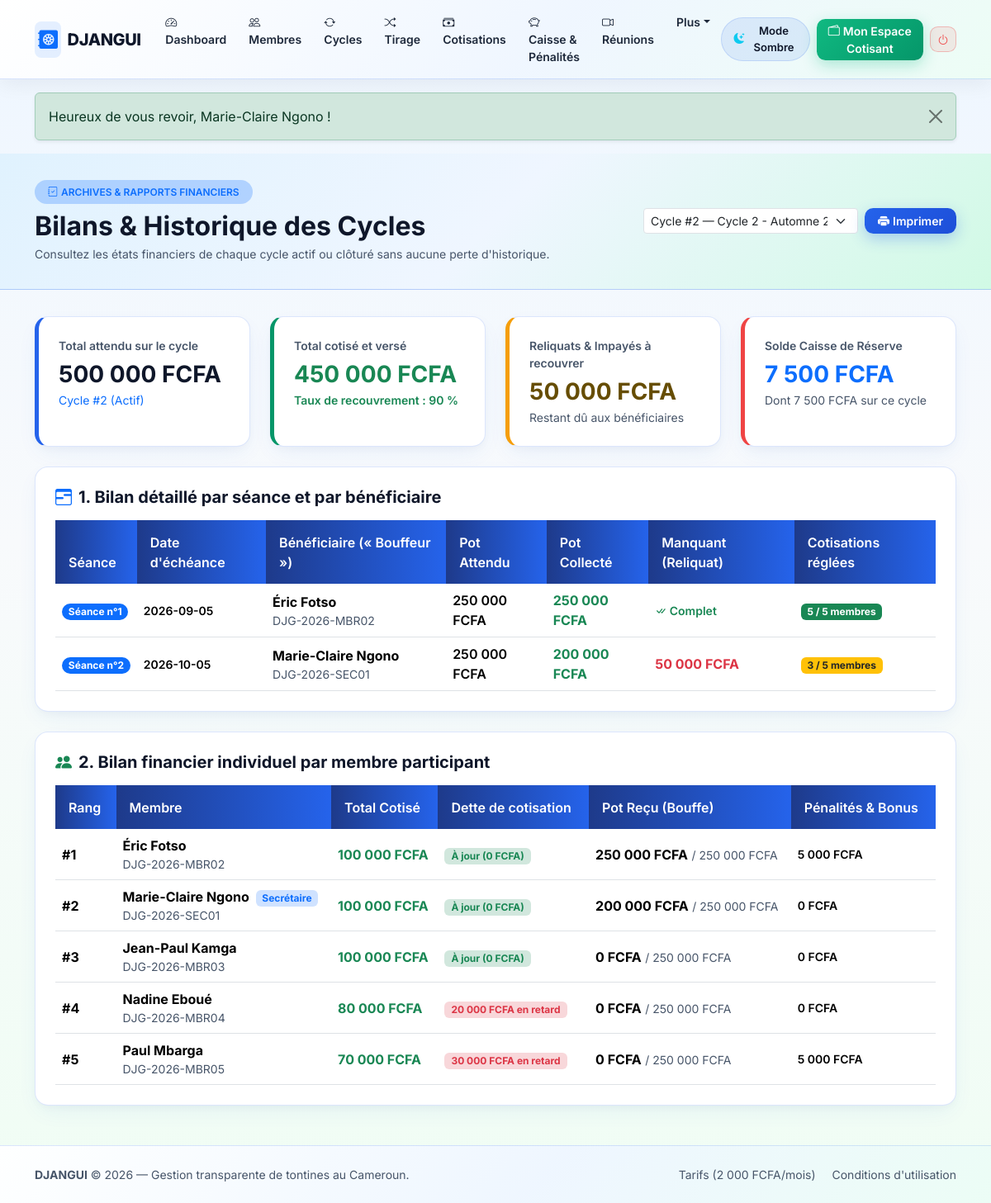
Screenshot of /admin/reports.php (signed in) with the database file from the repository.
### tables this page shows
CREATE TABLE cycles (
    id INT UNSIGNED AUTO_INCREMENT PRIMARY KEY,
    tontine_id INT UNSIGNED NOT NULL,
    numero_cycle INT UNSIGNED NOT NULL,
    titre VARCHAR(100) NOT NULL,
    montant_cotisation DECIMAL(12,2) NOT NULL,
    frequence ENUM('hebdo', 'bimensuel', 'mensuel') NOT NULL DEFAULT 'mensuel',
    jour_limite_paiement TINYINT UNSIGNED NOT NULL DEFAULT 5,
    montant_penalite_retard DECIMAL(12,2) NOT NULL DEFAULT 0.00,
    date_debut DATE NOT NULL,
    date_fin DATE DEFAULT NULL,
    statut ENUM('brouillon', 'actif', 'termine', 'annule') NOT NULL DEFAULT 'brouillon',
    date_tirage DATETIME DEFAULT NULL,
    tirage_verrouille TINYINT(1) NOT NULL DEFAULT 0,
    auteur_tirage_id INT UNSIGNED DEFAULT NULL,
    created_at DATETIME NOT NULL DEFAULT CURRENT_TIMESTAMP,

    CONSTRAINT uq_cycles_tontine_numero UNIQUE (tontine_id, numero_cycle),
    CONSTRAINT chk_cycles_montant CHECK (montant_cotisation > 0),
    CONSTRAINT chk_cycles_penalite CHECK (montant_penalite_retard >= 0),
    CONSTRAINT fk_cycles_tontine FOREIGN KEY (tontine_id) REFERENCES tontines(id) ON DELETE CASCADE ON UPDATE CASCADE,
    CONSTRAINT fk_cycles_auteur_tirage FOREIGN KEY (auteur_tirage_id) REFERENCES users(id) ON DELETE SET NULL ON UPDATE CASCADE,
    INDEX idx_cycles_tontine_statut (tontine_id, statut)
);

CREATE TABLE tontines (
    id INT UNSIGNED AUTO_INCREMENT PRIMARY KEY,
    code_tontine VARCHAR(20) NOT NULL,
    code_invitation VARCHAR(24) NOT NULL,
    nom VARCHAR(120) NOT NULL,
    description TEXT DEFAULT NULL,
    ville VARCHAR(80) NOT NULL DEFAULT 'Douala',
    devise CHAR(4) NOT NULL DEFAULT 'FCFA',
    solde_caisse_reserve DECIMAL(12,2) NOT NULL DEFAULT 0.00 COMMENT 'Caisse geree par l admin (penalites, bonus, reliquats)',
    statut ENUM('active', 'suspendue', 'fermee') NOT NULL DEFAULT 'active',
    date_debut_essai DATETIME NOT NULL,
    date_fin_essai DATETIME NOT NULL,
    statut_abonnement ENUM('essai', 'actif', 'expire') NOT NULL DEFAULT 'essai',
    abonnement_valide_jusqua DATETIME DEFAULT NULL,
    admin_id INT UNSIGNED NOT NULL COMMENT 'UNIQUE : 1 admin/secretaire ne gere qu une seule tontine',
    created_at DATETIME NOT NULL DEFAULT CURRENT_TIMESTAMP,
    updated_at DATETIME NOT NULL DEFAULT CURRENT_TIMESTAMP ON UPDATE CURRENT_TIMESTAMP,

    CONSTRAINT uq_tontines_code UNIQUE (code_tontine),
    CONSTRAINT uq_tontines_invitation UNIQUE (code_invitation),
    CONSTRAINT uq_tontines_admin UNIQUE (admin_id),
    CONSTRAINT chk_tontines_caisse CHECK (solde_caisse_reserve >= 0),
    CONSTRAINT fk_tontines_admin FOREIGN KEY (admin_id) REFERENCES users(id) ON DELETE RESTRICT ON UPDATE CASCADE,
    INDEX idx_tontines_statut (statut, statut_abonnement)
);

### admin/reports.php (the view, shortened to what the rows shown need)
<?php
require_once __DIR__ . '/../includes/db.php';
require_once __DIR__ . '/../includes/functions.php';
$tontine_id = (int)$_SESSION['tontine_id'];
$stmtTontine = $pdo->prepare("SELECT * FROM tontines WHERE id = ? LIMIT 1");
$stmtTontine->execute([$tontine_id]);
$tontine = $stmtTontine->fetch();
$stmtCycles = $pdo->prepare("SELECT * FROM cycles WHERE tontine_id = ? ORDER BY numero_cycle DESC");
$stmtCycles->execute([$tontine_id]);
$cycles = $stmtCycles->fetchAll();
$cycle_selectionne = null;
if (!$cycle_selectionne && !empty($cycles)) {
    $cycle_selectionne = $cycles[0];
}
$bilan_seances = [];
$bilan_membres = [];
$stats_cycle = [
    'attendu'          => 0.0,
    'collecte'         => 0.0,
    'reliquat'         => 0.0,
    'penalites_reglees'=> 0.0,
];
if ($cycle_selectionne) {
    $cid = (int)$cycle_selectionne['id'];
    $stmtStats = $pdo->prepare("
        SELECT COALESCE(SUM(co.montant_attendu), 0) AS total_attendu,
               COALESCE(SUM(co.montant_paye), 0) AS total_collecte
        FROM contributions co
        INNER JOIN cycle_members cm ON cm.id = co.cycle_member_id
        WHERE cm.cycle_id = ?
    ");
    $stmtStats->execute([$cid]);
    $rowStats = $stmtStats->fetch();
    $stats_cycle['attendu']  = (float)($rowStats['total_attendu'] ?? 0);
    $stats_cycle['collecte'] = (float)($rowStats['total_collecte'] ?? 0);
    $stats_cycle['reliquat'] = max(0, $stats_cycle['attendu'] - $stats_cycle['collecte']);
    $stmtPen = $pdo->prepare("
        SELECT COALESCE(SUM(p.montant), 0)
        FROM penalties p
        JOIN cycle_members cm ON cm.id = p.cycle_member_id
        WHERE cm.cycle_id = ? AND p.statut = 'regle'
    ");
    $stmtPen->execute([$cid]);
    $stats_cycle['penalites_reglees'] = (float)$stmtPen->fetchColumn();
    $stmtSeances = $pdo->prepare("
        SELECT co.numero_seance,
               co.date_echeance,
               u.nom_complet AS nom_bouffeur,
               u.code_public AS code_bouffeur,
               SUM(co.montant_attendu) AS pot_attendu,
               SUM(co.montant_paye) AS pot_collecte,
               SUM(CASE WHEN co.statut = 'paye' THEN 1 ELSE 0 END) AS nb_payes,
               COUNT(*) AS nb_total
        FROM contributions co
        JOIN cycle_members cm_ben ON cm_ben.id = co.beneficiaire_cycle_member_id
        JOIN users u ON u.id = cm_ben.user_id
        WHERE cm_ben.cycle_id = ?
        GROUP BY co.numero_seance, co.date_echeance, u.nom_complet, u.code_public
        ORDER BY co.numero_seance ASC
    ");
    $stmtSeances->execute([$cid]);
    $bilan_seances = $stmtSeances->fetchAll();
    $stmtMembresBilan = $pdo->prepare("
        SELECT cm.rang_beneficiaire,
               cm.montant_pot_attendu,
               cm.montant_pot_recu,
               u.nom_complet,
               u.code_public,
               u.role,
               COALESCE(SUM(co.montant_attendu), 0) AS total_du_membre,
               COALESCE(SUM(co.montant_paye), 0) AS total_paye_membre,
               (SELECT COALESCE(SUM(p.montant), 0) FROM penalties p WHERE p.cycle_member_id = cm.id AND p.statut != 'annule') AS total_penalites
        FROM cycle_members cm
        JOIN users u ON u.id = cm.user_id
        LEFT JOIN contributions co ON co.cycle_member_id = cm.id
        WHERE cm.cycle_id = ?
        GROUP BY cm.id, cm.rang_beneficiaire, cm.montant_pot_attendu, cm.montant_pot_recu, u.nom_complet, u.code_public, u.role
        ORDER BY cm.rang_beneficiaire IS NULL ASC, cm.rang_beneficiaire ASC
    ");
    $stmtMembresBilan->execute([$cid]);
    $bilan_membres = $stmtMembresBilan->fetchAll();
}
require_once __DIR__ . '/../includes/header.php';
?>
<div class="page-header-dark">
    <div class="container">
        <div class="row align-items-center g-3">
            <div class="col-lg-7">
                <h1 class="fw-bold h2 mb-1">Bilans & Historique des Cycles</h1>
            </div>
        </div>
    </div>
</div>
<div class="container pb-5">
    <?php if (!$cycle_selectionne): ?>
        <div class="card card-djangui p-5 text-center text-muted">
            Aucun cycle trouvé pour générer un rapport financier.
        </div>
    <?php else: ?>
        <div class="row g-4 mb-4">
            <div class="col-sm-6 col-lg-3">
                <div class="card card-djangui hover-lift h-100 p-4 border-left-navy">
                    <span class="text-muted small fw-semibold">Total attendu sur le cycle</span>
                    <h3 class="fw-bold mt-2 mb-1"><?= format_fcfa($stats_cycle['attendu']) ?></h3>
                    <span class="small text-primary">Cycle #<?= (int)$cycle_selectionne['numero_cycle'] ?> (<?= e(ucfirst($cycle_selectionne['statut'])) ?>)</span>
                </div>
            </div>
            <div class="col-sm-6 col-lg-3">
                <div class="card card-djangui hover-lift h-100 p-4 border-left-emerald">
                    <span class="text-muted small fw-semibold">Total cotisé et versé</span>
                    <h3 class="fw-bold text-success mt-2 mb-1"><?= format_fcfa($stats_cycle['collecte']) ?></h3>
                    <?php $pct_global = ($stats_cycle['attendu'] > 0) ? round(($stats_cycle['collecte'] / $stats_cycle['attendu']) * 100, 1) : 0; ?>
                    <span class="small text-success fw-semibold">Taux de recouvrement : <?= $pct_global ?> %</span>
                </div>
            </div>
            <div class="col-sm-6 col-lg-3">
                <div class="card card-djangui hover-lift h-100 p-4 border-left-warning">
                    <span class="text-muted small fw-semibold">Reliquats & Impayés à recouvrer</span>
                    <h3 class="fw-bold text-warning-emphasis mt-2 mb-1"><?= format_fcfa($stats_cycle['reliquat']) ?></h3>
                    <span class="small text-muted">Restant dû aux bénéficiaires</span>
                </div>
            </div>
            <div class="col-sm-6 col-lg-3">
                <div class="card card-djangui hover-lift h-100 p-4 border-left-danger">
                    <span class="text-muted small fw-semibold">Solde Caisse de Réserve</span>
                    <h3 class="fw-bold text-primary mt-2 mb-1"><?= format_fcfa($tontine['solde_caisse_reserve'] ?? 0) ?></h3>
                    <span class="small text-muted">Dont <?= format_fcfa($stats_cycle['penalites_reglees']) ?> sur ce cycle</span>
                </div>
            </div>
        </div>
        <div class="card card-djangui p-4 mb-4">
            <h5 class="fw-bold mb-3">
                <i class="bi bi-calendar3-range text-primary me-2"></i>1. Bilan détaillé par séance et par bénéficiaire
            </h5>
            <div class="table-responsive">
                <table class="table table-djangui align-middle mb-0">
                    <thead>
                        <tr>
                            <th>Séance</th>
                            <th>Date d'échéance</th>
                            <th>Bénéficiaire (« Bouffeur »)</th>
                            <th>Pot Attendu</th>
                            <th>Pot Collecté</th>
                            <th>Manquant (Reliquat)</th>
                            <th>Cotisations réglées</th>
                        </tr>
                    </thead>
                    <tbody>
                        <?php if (empty($bilan_seances)): ?>
                            <tr><td colspan="7" class="text-center text-muted py-4">Aucune séance générée pour ce cycle.</td></tr>
                        <?php else: ?>
                            <?php foreach ($bilan_seances as $s): ?>
                                <?php $manquant = max(0, (float)$s['pot_attendu'] - (float)$s['pot_collecte']); ?>
                                <tr>
                                    <td><span class="badge bg-primary rounded-pill">Séance n°<?= (int)$s['numero_seance'] ?></span></td>
                                    <td class="small fw-semibold"><?= e($s['date_echeance']) ?></td>
                                    <td>
                                        <div class="fw-bold"><?= e($s['nom_bouffeur']) ?></div>
                                        <div class="small text-muted"><?= e($s['code_bouffeur']) ?></div>
                                    </td>
                                    <td class="fw-semibold"><?= format_fcfa($s['pot_attendu']) ?></td>
                                    <td class="fw-bold text-success"><?= format_fcfa($s['pot_collecte']) ?></td>
                                    <td>
                                        <?php if ($manquant > 0): ?>
                                            <span class="text-danger fw-bold"><?= format_fcfa($manquant) ?></span>
                                        <?php else: ?>
                                            <span class="text-success small fw-semibold"><i class="bi bi-check-all"></i> Complet</span>
                                        <?php endif; ?>
                                    </td>
                                    <td>
                                        <span class="badge <?= ((int)$s['nb_payes'] === (int)$s['nb_total']) ? 'bg-success' : 'bg-warning text-dark' ?>">
                                            <?= (int)$s['nb_payes'] ?> / <?= (int)$s['nb_total'] ?> membres
                                        </span>
                                    </td>
                                </tr>
                            <?php endforeach; ?>
                        <?php endif; ?>
                    </tbody>
                </table>
            </div>
        </div>
        <div class="card card-djangui p-4">
            <h5 class="fw-bold mb-3">
                <i class="bi bi-people-fill text-success me-2"></i>2. Bilan financier individuel par membre participant
            </h5>
            <div class="table-responsive">
                <table class="table table-djangui align-middle mb-0">
                    <thead>
                        <tr>
                            <th>Rang</th>
                            <th>Membre</th>
                            <th>Total Cotisé</th>
                            <th>Dette de cotisation</th>
                            <th>Pot Reçu (Bouffe)</th>
                            <th>Pénalités & Bonus</th>
                        </tr>
                    </thead>
                    <tbody>
                        <?php foreach ($bilan_membres as $bm): ?>
                            <?php $dette_membre = max(0, (float)$bm['total_du_membre'] - (float)$bm['total_paye_membre']); ?>
                            <tr>
                                <td>
                                    <?= !empty($bm['rang_beneficiaire']) ? '<span class="fw-bold">#' . (int)$bm['rang_beneficiaire'] . '</span>' : '—' ?>
                                </td>
                                <td>
                                    <div class="fw-bold">
                                        <?= e($bm['nom_complet']) ?>
                                        <?php if ($bm['role'] === 'admin'): ?>
                                            <span class="badge bg-primary-subtle text-primary ms-1">Secrétaire</span>
                                        <?php endif; ?>
                                    </div>
                                    <div class="small text-muted"><?= e($bm['code_public']) ?></div>
                                </td>
                                <td class="fw-bold text-success"><?= format_fcfa($bm['total_paye_membre']) ?></td>
                                <td>
                                    <?php if ($dette_membre > 0): ?>
                                        <span class="badge bg-danger-subtle text-danger px-2 py-1"><?= format_fcfa($dette_membre) ?> en retard</span>
                                    <?php else: ?>
                                        <span class="badge bg-success-subtle text-success px-2 py-1">À jour (0 FCFA)</span>
                                    <?php endif; ?>
                                </td>
                                <td>
                                    <span class="fw-bold"><?= format_fcfa($bm['montant_pot_recu']) ?></span>
                                    <span class="small text-muted">/ <?= format_fcfa($bm['montant_pot_attendu']) ?></span>
                                </td>
                                <td class="small fw-semibold">
                                    <?= format_fcfa($bm['total_penalites']) ?>
                                </td>
                            </tr>
                        <?php endforeach; ?>
                    </tbody>
                </table>
            </div>
        </div>
    <?php endif; ?>
</div>
<?php require_once __DIR__ . '/../includes/footer.php'; ?>

### rows the page displays
cycles: numero_cycle "2", statut "Actif"
tontines: solde_caisse_reserve "7 500 FCFA"

### other values shown
$_SESSION['flash_texte'] "Heureux de vous revoir, Marie-Claire Ngono !"
format_fcfa($stats_cycle['attendu']) "500 000 FCFA"
format_fcfa($stats_cycle['collecte']) "450 000 FCFA"
$pct_global "90"
format_fcfa($stats_cycle['reliquat']) "50 000 FCFA"
format_fcfa($stats_cycle['penalites_reglees']) "7 500 FCFA"
$s['numero_seance'] "1"
$s['date_echeance'] "2026-09-05"
$s['nom_bouffeur'] "Éric Fotso"
$s['code_bouffeur'] "DJG-2026-MBR02"
format_fcfa($s['pot_attendu']) "250 000 FCFA"
format_fcfa($s['pot_collecte']) "250 000 FCFA"
$s['nb_payes'] "5"
$s['nb_total'] "5"
$s['numero_seance'] "2"
